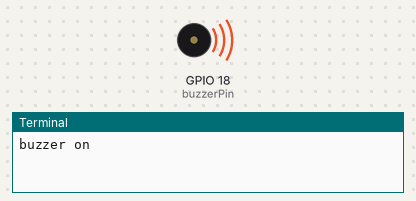
This program was run on a simulated Raspberry Pi (BCM pin numbers). Shown: buzzer (waves = sounding), the last lines printed to the terminal. At 1.0 s the program stops and its outputs stay as they are.

Above: at 0.1 s.
At 1.1 s:
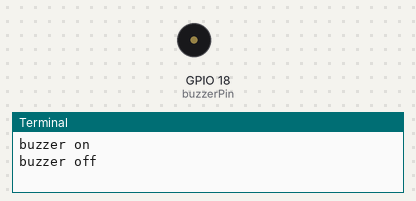
Timing chart, 0 to 2.5 s (numbered marks = the images above):
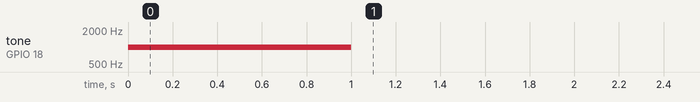

The program:

buzzer1.py
```python
# import RPi.GPIO as GPIO
# import time

# buzzerPin = 18

# GPIO.setmode(GPIO.BCM)
# GPIO.setup(buzzerPin, GPIO.OUT)

# try:
# 	GPIO.output(buzzerPin, GPIO.HIGH)
# 	print("buzzer on")
# 	time.sleep(1)
# 	GPIO.output(buzzerPin, GPIO.LOW)
# 	print("buzzer off")

# except KeyboardInterrupt:
# 	print("end")
# finally:
# 	GPIO.cleanup()

import RPi.GPIO as GPIO
import time

buzzerPin = 18

GPIO.setmode(GPIO.BCM)
GPIO.setup(buzzerPin, GPIO.OUT)

# PWM 설정: 1000Hz로 설정 (1kHz는 잘 들리는 음)
pwm = GPIO.PWM(buzzerPin, 1000)
pwm.start(50)  # 듀티비 50%로 시작

try:
    print("buzzer on")
    time.sleep(1)  # 1초 동안 소리 출력
    pwm.stop()
    print("buzzer off")

except KeyboardInterrupt:
    pwm.stop()
    print("Stopped by user")

finally:
    GPIO.cleanup()
```

Measured:
- by itself, tone on GPIO 18 (buzzerPin): silent → 1000 Hz at 0.00 s, → silent 1.0 s later
